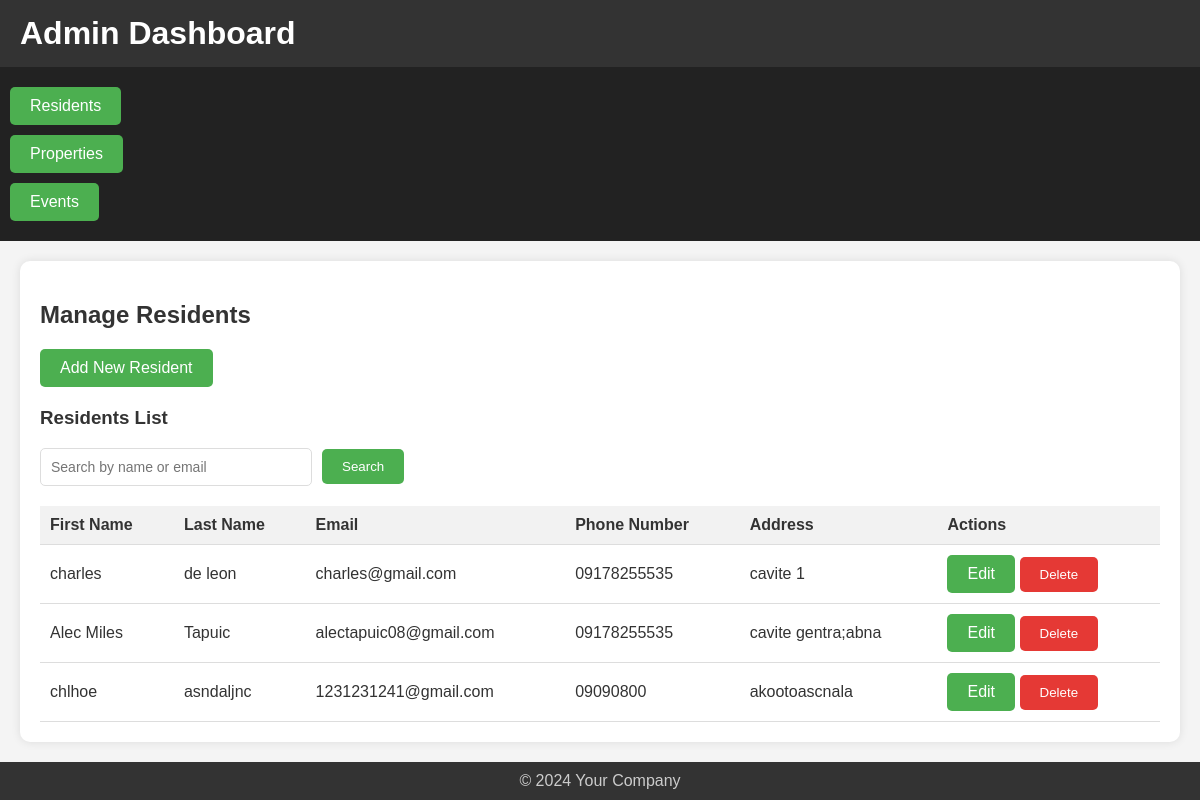
The app's page /residents/ with its own data.
### app/models.py (models this page shows, shortened)
class Resident(models.Model):
    first_name = models.CharField(max_length=100)
    last_name = models.CharField(max_length=100)
    email = models.EmailField(unique=True)
    phone_number = models.CharField(max_length=15, blank=True, null=True)
    address = models.CharField(max_length=255)
    joined_date = models.DateField(auto_now_add=True)

### app/views.py (the view)
# urls.py: path('residents/', ResidentListView.as_view(), name='resident_list'),
class ResidentListView(ListView):
    model = Resident
    template_name = 'app/admin_resident_list.html'
    context_object_name = 'residents'
    def get_queryset(self):
        queryset = Resident.objects.all()
        search_query = self.request.GET.get('search', '')
        if search_query:
            queryset = queryset.filter(
                first_name__icontains=search_query) | queryset.filter(
                last_name__icontains=search_query) | queryset.filter(
                email__icontains=search_query)
        return queryset

### app/templates/app/admin_resident_list.html (shortened to what this page needs)
{% extends 'app/admin_dashboard.html' %}
{% block content %}
<h2>Manage Residents</h2>
<div class="action-links">
    <a href="{% url 'add_resident' %}" class="btn-primary">Add New Resident</a>
</div>
<h3>Residents List</h3>
<form method="get" action="{% url 'resident_list' %}" class="search-form">
    <input type="text" name="search" placeholder="Search by name or email" value="{{ request.GET.search }}">
    <button type="submit" class="btn-primary">Search</button>
</form>
<table class="table">
    <thead>
        <tr>
            <th>First Name</th>
            <th>Last Name</th>
            <th>Email</th>
            <th>Phone Number</th>
            <th>Address</th>
            <th>Actions</th>
        </tr>
    </thead>
    <tbody>
        {% for resident in residents %}
        <tr>
            <td>{{ resident.first_name }}</td>
            <td>{{ resident.last_name }}</td>
            <td>{{ resident.email }}</td>
            <td>{{ resident.phone_number }}</td>
            <td>{{ resident.address }}</td>
            <td>
                <a href="{% url 'edit_resident' resident.pk %}" class="btn-secondary">Edit</a>
                <form method="post" action="{% url 'delete_resident' resident.pk %}" style="display:inline;" onsubmit="return confirm('Are you sure you want to delete this resident?');">
                    <button type="submit" class="btn-danger">Delete</button>
                </form>
            </td>
        </tr>
        {% endfor %}
    </tbody>
</table>
{% endblock %}

### app/templates/app/admin_dashboard.html (shortened to what this page needs)
{% load static %}
<!DOCTYPE html>
<html lang="en">
<head>
    <link rel="stylesheet" href="{% static 'css/admin.css' %}">
</head>
<body>
    <header>
        <h1>Admin Dashboard</h1>
    </header>
    <nav>
        <ul class="nav-list">
            <li><a href="{% url 'resident_list' %}" class="btn-primary">Residents</a></li>
            <li><a href="{% url 'property_list' %}"class="btn-primary">Properties</a></li>
            <li><a href="{% url 'event_list' %}"class="btn-primary">Events</a></li>
        </ul>
    </nav>
    <main>
        <section>
            {% block content %}
            {% endblock %}
        </section>
    </main>
    <footer>
        <p>&copy; 2024 Your Company</p>
    </footer>
</body>
</html>

### static/css/admin.css (style rules this page uses)
body { font-family: Arial, sans-serif; margin: 0; padding: 0; background-color: #f4f4f4; color: #333; }
header { background-color: #333; color: white; padding: 15px 20px; }
header h1 { margin: 0; }
nav { background-color: #222; padding: 10px; }
.nav-list { list-style: none; padding: 0; margin: 0; }
.nav-list li { margin: 10px 0; }
main { padding: 20px; background-color: white; margin: 20px; border-radius: 10px; box-shadow: 0 0 10px rgba(0, 0, 0, 0.1); }
h2 { color: #333; }
.action-links { margin-bottom: 20px; }
.btn-primary, .btn-secondary, .btn-danger { background-color: #4CAF50; color: white; padding: 10px 20px; border: none; border-radius: 5px; text-decoration: none; display: inline-block; cursor: pointer; }
.btn-danger { background-color: #e53935; }
footer { background-color: #333; color: #ccc; text-align: center; padding: 10px; }
footer p { margin: 0; }
.table { width: 100%; border-collapse: collapse; table-layout: auto; }
th, td { padding: 10px; text-align: left; border-bottom: 1px solid #ddd; }
th { background-color: #f2f2f2; font-weight: bold; }
.search-form { margin-bottom: 20px; display: flex; align-items: center; }
.search-form input { padding: 10px; margin-right: 10px; font-size: 14px; border-radius: 5px; border: 1px solid #ddd; width: 250px; }
.search-form button { padding: 10px 20px; background-color: #4CAF50; color: white; border: none; border-radius: 5px; cursor: pointer; }

### records on screen
Resident: first_name "charles", last_name "de leon", email "charles@gmail.com", phone_number "09178255535", address "cavite 1"
Resident: first_name "Alec Miles", last_name "Tapuic", email "alectapuic08@gmail.com", phone_number "09178255535", address "cavite gentra;abna"
Resident: first_name "chlhoe", last_name "asndaljnc", email "1231231241@gmail.com", phone_number "09090800", address "akootoascnala"
